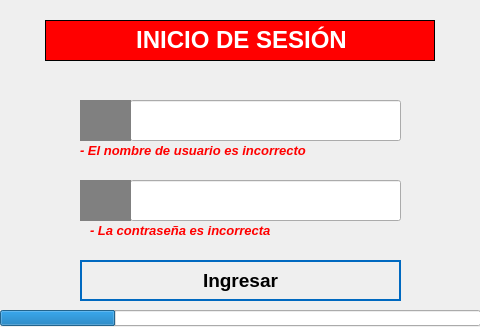
<?xml version="1.0" encoding="UTF-8"?>
<ui version="4.0">
 <class>LoginRegistro</class>
 <widget class="QWidget" name="LoginRegistro">
  <property name="windowModality">
   <enum>Qt::NonModal</enum>
  </property>
  <property name="geometry">
   <rect>
    <x>0</x>
    <y>0</y>
    <width>480</width>
    <height>327</height>
   </rect>
  </property>
  <property name="windowTitle">
   <string>Inicio de Sesión</string>
  </property>
  <property name="styleSheet">
   <string notr="true">QPushButton
{	
	height: 2em;
 	border-style: solid;
	border-width: 2px;
 	border-color: grey;
	font-weight: bold;
}

QPushButton:hover
{
   	background-color:grey;
	color:white;
}</string>
  </property>
  <property name="inputMethodHints">
   <set>Qt::ImhNone</set>
  </property>
  <widget class="QLabel" name="label">
   <property name="geometry">
    <rect>
     <x>45</x>
     <y>20</y>
     <width>390</width>
     <height>41</height>
    </rect>
   </property>
   <property name="font">
    <font>
     <underline>false</underline>
    </font>
   </property>
   <property name="autoFillBackground">
    <bool>false</bool>
   </property>
   <property name="styleSheet">
    <string notr="true">background-color: red;</string>
   </property>
   <property name="frameShape">
    <enum>QFrame::Box</enum>
   </property>
   <property name="text">
    <string>&lt;html&gt;&lt;head/&gt;&lt;body&gt;&lt;p align=&quot;center&quot;&gt;&lt;span style=&quot; font-size:18pt; font-weight:600; color:#ffffff;&quot;&gt;INICIO DE SESIÓN&lt;/span&gt;&lt;/p&gt;&lt;/body&gt;&lt;/html&gt;</string>
   </property>
  </widget>
  <widget class="QLineEdit" name="passwordLineEdit">
   <property name="geometry">
    <rect>
     <x>130</x>
     <y>180</y>
     <width>271</width>
     <height>41</height>
    </rect>
   </property>
   <property name="font">
    <font>
     <pointsize>12</pointsize>
    </font>
   </property>
  </widget>
  <widget class="QLineEdit" name="usuarioLineEdit">
   <property name="geometry">
    <rect>
     <x>130</x>
     <y>100</y>
     <width>271</width>
     <height>41</height>
    </rect>
   </property>
   <property name="font">
    <font>
     <pointsize>12</pointsize>
    </font>
   </property>
  </widget>
  <widget class="QPushButton" name="ingresarButton">
   <property name="geometry">
    <rect>
     <x>80</x>
     <y>260</y>
     <width>321</width>
     <height>41</height>
    </rect>
   </property>
   <property name="font">
    <font>
     <pointsize>14</pointsize>
     <weight>75</weight>
     <bold>true</bold>
    </font>
   </property>
   <property name="cursor">
    <cursorShape>PointingHandCursor</cursorShape>
   </property>
   <property name="styleSheet">
    <string notr="true">QPushButton
{	
	height: 2em;
 	border-style: solid;
	border-width: 2px;
 	border-color: #0069c0;
	font-weight: bold;
}

QPushButton:hover
{
   	background-color:#0069c0;
	color:white;
}</string>
   </property>
   <property name="text">
    <string>Ingresar</string>
   </property>
   <property name="icon">
    <iconset>
     <normaloff>../assets/icons/exitoso.png</normaloff>../assets/icons/exitoso.png</iconset>
   </property>
   <property name="iconSize">
    <size>
     <width>30</width>
     <height>30</height>
    </size>
   </property>
   <property name="autoDefault">
    <bool>false</bool>
   </property>
   <property name="default">
    <bool>true</bool>
   </property>
   <property name="flat">
    <bool>true</bool>
   </property>
  </widget>
  <widget class="QLabel" name="label_validacion_usuario">
   <property name="geometry">
    <rect>
     <x>80</x>
     <y>140</y>
     <width>281</width>
     <height>21</height>
    </rect>
   </property>
   <property name="text">
    <string>&lt;html&gt;&lt;head/&gt;&lt;body&gt;&lt;p&gt;&lt;span style=&quot; font-size:10pt; font-weight:600; font-style:italic; color:#ff0000;&quot;&gt;- El nombre de usuario es incorrecto&lt;/span&gt;&lt;/p&gt;&lt;/body&gt;&lt;/html&gt;</string>
   </property>
  </widget>
  <widget class="QLabel" name="label_validacion_password">
   <property name="geometry">
    <rect>
     <x>90</x>
     <y>220</y>
     <width>261</width>
     <height>21</height>
    </rect>
   </property>
   <property name="text">
    <string>&lt;html&gt;&lt;head/&gt;&lt;body&gt;&lt;p&gt;&lt;span style=&quot; font-size:10pt; font-weight:600; font-style:italic; color:#ff0000;&quot;&gt;- La contraseña es incorrecta&lt;/span&gt;&lt;/p&gt;&lt;/body&gt;&lt;/html&gt;</string>
   </property>
  </widget>
  <widget class="QProgressBar" name="progressBar">
   <property name="geometry">
    <rect>
     <x>0</x>
     <y>310</y>
     <width>481</width>
     <height>16</height>
    </rect>
   </property>
   <property name="value">
    <number>24</number>
   </property>
   <property name="textVisible">
    <bool>false</bool>
   </property>
  </widget>
  <widget class="QPushButton" name="pushButton">
   <property name="enabled">
    <bool>true</bool>
   </property>
   <property name="geometry">
    <rect>
     <x>80</x>
     <y>180</y>
     <width>51</width>
     <height>41</height>
    </rect>
   </property>
   <property name="styleSheet">
    <string notr="true">QPushButton
{	
	height: 2em;
 	border-style: solid;
	border-width: 2px;
 	border-color: grey;
	font-weight: bold;
	background-color:grey;
}

QPushButton:hover
{
   	background-color:grey;
	color:white;
}</string>
   </property>
   <property name="text">
    <string/>
   </property>
   <property name="icon">
    <iconset>
     <normaloff>../assets/icons/pass_icon.png</normaloff>../assets/icons/pass_icon.png</iconset>
   </property>
   <property name="iconSize">
    <size>
     <width>30</width>
     <height>30</height>
    </size>
   </property>
  </widget>
  <widget class="QPushButton" name="pushButton_2">
   <property name="enabled">
    <bool>true</bool>
   </property>
   <property name="geometry">
    <rect>
     <x>80</x>
     <y>100</y>
     <width>51</width>
     <height>41</height>
    </rect>
   </property>
   <property name="styleSheet">
    <string notr="true">QPushButton
{	
	height: 2em;
 	border-style: solid;
	border-width: 2px;
 	border-color: grey;
	font-weight: bold;
	background-color:grey;
}

QPushButton:hover
{
   	background-color:grey;
	color:white;
}</string>
   </property>
   <property name="text">
    <string/>
   </property>
   <property name="icon">
    <iconset>
     <normaloff>../assets/icons/icon_user.png</normaloff>../assets/icons/icon_user.png</iconset>
   </property>
   <property name="iconSize">
    <size>
     <width>30</width>
     <height>30</height>
    </size>
   </property>
  </widget>
 </widget>
 <tabstops>
  <tabstop>usuarioLineEdit</tabstop>
  <tabstop>passwordLineEdit</tabstop>
  <tabstop>ingresarButton</tabstop>
 </tabstops>
 <resources/>
 <connections/>
</ui>
